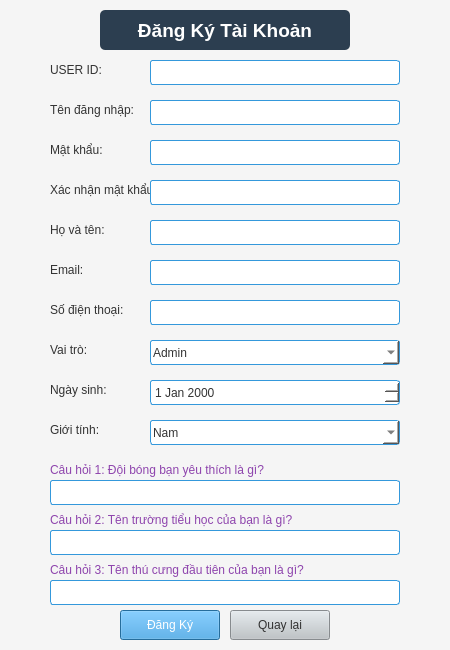
<?xml version="1.0" encoding="UTF-8"?>
<ui version="4.0">
 <class>RegisterForm</class>
 <widget class="QWidget" name="RegisterForm">
  <property name="geometry">
   <rect>
    <x>0</x>
    <y>0</y>
    <width>450</width>
    <height>650</height>
   </rect>
  </property>
  <property name="windowTitle">
   <string>Đăng Ký Tài Khoản</string>
  </property>
  <property name="styleSheet">
   <string>background-color: #F5F5F5;</string>
  </property>
  <!-- Tiêu đề -->
  <widget class="QLabel" name="label_title">
   <property name="geometry">
    <rect>
     <x>100</x>
     <y>10</y>
     <width>250</width>
     <height>40</height>
    </rect>
   </property>
   <property name="text">
    <string>Đăng Ký Tài Khoản</string>
   </property>
   <property name="alignment">
    <set>Qt::AlignCenter</set>
   </property>
   <property name="font">
    <font>
     <pointsize>14</pointsize>
     <weight>75</weight>
     <bold>true</bold>
    </font>
   </property>
   <property name="styleSheet">
    <string>background-color: #2C3E50; color: white; border-radius: 5px;</string>
   </property>
  </widget>
  <!-- USER ID -->
  <widget class="QLabel" name="label">
   <property name="geometry">
    <rect>
     <x>50</x>
     <y>60</y>
     <width>100</width>
     <height>20</height>
    </rect>
   </property>
   <property name="text">
    <string>USER ID:</string>
   </property>
   <property name="styleSheet">
    <string>color: #333333;</string>
   </property>
  </widget>
  <widget class="QLineEdit" name="txtid">
   <property name="geometry">
    <rect>
     <x>150</x>
     <y>60</y>
     <width>250</width>
     <height>25</height>
    </rect>
   </property>
   <property name="styleSheet">
    <string>background-color: #FFFFFF; border: 1px solid #3498DB; border-radius: 3px; padding: 2px; color: #333333;</string>
   </property>
  </widget>
  <!-- Tên đăng nhập -->
  <widget class="QLabel" name="label_username">
   <property name="geometry">
    <rect>
     <x>50</x>
     <y>100</y>
     <width>100</width>
     <height>20</height>
    </rect>
   </property>
   <property name="text">
    <string>Tên đăng nhập:</string>
   </property>
   <property name="styleSheet">
    <string>color: #333333;</string>
   </property>
  </widget>
  <widget class="QLineEdit" name="txtusername">
   <property name="geometry">
    <rect>
     <x>150</x>
     <y>100</y>
     <width>250</width>
     <height>25</height>
    </rect>
   </property>
   <property name="styleSheet">
    <string>background-color: #FFFFFF; border: 1px solid #3498DB; border-radius: 3px; padding: 2px; color: #333333;</string>
   </property>
  </widget>
  <!-- Mật khẩu -->
  <widget class="QLabel" name="label_password">
   <property name="geometry">
    <rect>
     <x>50</x>
     <y>140</y>
     <width>100</width>
     <height>20</height>
    </rect>
   </property>
   <property name="text">
    <string>Mật khẩu:</string>
   </property>
   <property name="styleSheet">
    <string>color: #333333;</string>
   </property>
  </widget>
  <widget class="QLineEdit" name="txtmk">
   <property name="geometry">
    <rect>
     <x>150</x>
     <y>140</y>
     <width>250</width>
     <height>25</height>
    </rect>
   </property>
   <property name="echoMode">
    <enum>QLineEdit::Password</enum>
   </property>
   <property name="styleSheet">
    <string>background-color: #FFFFFF; border: 1px solid #3498DB; border-radius: 3px; padding: 2px; color: #333333;</string>
   </property>
  </widget>
  <!-- Xác nhận mật khẩu -->
  <widget class="QLabel" name="label_confirm_password">
   <property name="geometry">
    <rect>
     <x>50</x>
     <y>180</y>
     <width>100</width>
     <height>20</height>
    </rect>
   </property>
   <property name="text">
    <string>Xác nhận mật khẩu:</string>
   </property>
   <property name="styleSheet">
    <string>color: #333333;</string>
   </property>
  </widget>
  <widget class="QLineEdit" name="txtxnmk">
   <property name="geometry">
    <rect>
     <x>150</x>
     <y>180</y>
     <width>250</width>
     <height>25</height>
    </rect>
   </property>
   <property name="echoMode">
    <enum>QLineEdit::Password</enum>
   </property>
   <property name="styleSheet">
    <string>background-color: #FFFFFF; border: 1px solid #3498DB; border-radius: 3px; padding: 2px; color: #333333;</string>
   </property>
  </widget>
  <!-- Họ và tên -->
  <widget class="QLabel" name="label_fullname">
   <property name="geometry">
    <rect>
     <x>50</x>
     <y>220</y>
     <width>100</width>
     <height>20</height>
    </rect>
   </property>
   <property name="text">
    <string>Họ và tên:</string>
   </property>
   <property name="styleSheet">
    <string>color: #333333;</string>
   </property>
  </widget>
  <widget class="QLineEdit" name="txthoten">
   <property name="geometry">
    <rect>
     <x>150</x>
     <y>220</y>
     <width>250</width>
     <height>25</height>
    </rect>
   </property>
   <property name="styleSheet">
    <string>background-color: #FFFFFF; border: 1px solid #3498DB; border-radius: 3px; padding: 2px; color: #333333;</string>
   </property>
  </widget>
  <!-- Email -->
  <widget class="QLabel" name="label_email">
   <property name="geometry">
    <rect>
     <x>50</x>
     <y>260</y>
     <width>100</width>
     <height>20</height>
    </rect>
   </property>
   <property name="text">
    <string>Email:</string>
   </property>
   <property name="styleSheet">
    <string>color: #333333;</string>
   </property>
  </widget>
  <widget class="QLineEdit" name="txtemail">
   <property name="geometry">
    <rect>
     <x>150</x>
     <y>260</y>
     <width>250</width>
     <height>25</height>
    </rect>
   </property>
   <property name="styleSheet">
    <string>background-color: #FFFFFF; border: 1px solid #3498DB; border-radius: 3px; padding: 2px; color: #333333;</string>
   </property>
  </widget>
  <!-- Số điện thoại -->
  <widget class="QLabel" name="label_phone">
   <property name="geometry">
    <rect>
     <x>50</x>
     <y>300</y>
     <width>100</width>
     <height>20</height>
    </rect>
   </property>
   <property name="text">
    <string>Số điện thoại:</string>
   </property>
   <property name="styleSheet">
    <string>color: #333333;</string>
   </property>
  </widget>
  <widget class="QLineEdit" name="txtsdt">
   <property name="geometry">
    <rect>
     <x>150</x>
     <y>300</y>
     <width>250</width>
     <height>25</height>
    </rect>
   </property>
   <property name="styleSheet">
    <string>background-color: #FFFFFF; border: 1px solid #3498DB; border-radius: 3px; padding: 2px; color: #333333;</string>
   </property>
  </widget>
  <!-- Vai trò -->
  <widget class="QLabel" name="label_role">
   <property name="geometry">
    <rect>
     <x>50</x>
     <y>340</y>
     <width>100</width>
     <height>20</height>
    </rect>
   </property>
   <property name="text">
    <string>Vai trò:</string>
   </property>
   <property name="styleSheet">
    <string>color: #333333;</string>
   </property>
  </widget>
  <widget class="QComboBox" name="cbrole">
   <property name="geometry">
    <rect>
     <x>150</x>
     <y>340</y>
     <width>250</width>
     <height>25</height>
    </rect>
   </property>
   <property name="styleSheet">
    <string>background-color: #FFFFFF; border: 1px solid #3498DB; border-radius: 3px; padding: 2px; color: #333333;</string>
   </property>
   <item>
    <property name="text">
     <string>Admin</string>
    </property>
   </item>
   <item>
    <property name="text">
     <string>Nhân viên văn thư</string>
    </property>
   </item>
   <item>
    <property name="text">
     <string>Lãnh đạo</string>
    </property>
   </item>
  </widget>
  <!-- Ngày sinh -->
  <widget class="QLabel" name="label_3">
   <property name="geometry">
    <rect>
     <x>50</x>
     <y>380</y>
     <width>100</width>
     <height>20</height>
    </rect>
   </property>
   <property name="text">
    <string>Ngày sinh:</string>
   </property>
   <property name="styleSheet">
    <string>color: #333333;</string>
   </property>
  </widget>
  <widget class="QDateEdit" name="dateEdit">
   <property name="geometry">
    <rect>
     <x>150</x>
     <y>380</y>
     <width>250</width>
     <height>25</height>
    </rect>
   </property>
   <property name="styleSheet">
    <string>background-color: #FFFFFF; border: 1px solid #3498DB; border-radius: 3px; padding: 2px; color: #333333;</string>
   </property>
  </widget>
  <!-- Giới tính -->
  <widget class="QLabel" name="label_2">
   <property name="geometry">
    <rect>
     <x>50</x>
     <y>420</y>
     <width>100</width>
     <height>20</height>
    </rect>
   </property>
   <property name="text">
    <string>Giới tính:</string>
   </property>
   <property name="styleSheet">
    <string>color: #333333;</string>
   </property>
  </widget>
  <widget class="QComboBox" name="cbgioitinh">
   <property name="geometry">
    <rect>
     <x>150</x>
     <y>420</y>
     <width>250</width>
     <height>25</height>
    </rect>
   </property>
   <property name="styleSheet">
    <string>background-color: #FFFFFF; border: 1px solid #3498DB; border-radius: 3px; padding: 2px; color: #333333;</string>
   </property>
   <item>
    <property name="text">
     <string>Nam</string>
    </property>
   </item>
   <item>
    <property name="text">
     <string>Nữ</string>
    </property>
   </item>
  </widget>
  <!-- Câu hỏi bảo mật -->
  <widget class="QLabel" name="label_cauhoi1">
   <property name="geometry">
    <rect>
     <x>50</x>
     <y>460</y>
     <width>350</width>
     <height>20</height>
    </rect>
   </property>
   <property name="text">
    <string>Câu hỏi 1: Đội bóng bạn yêu thích là gì?</string>
   </property>
   <property name="styleSheet">
    <string>color: #8E44AD;</string>
   </property>
  </widget>
  <widget class="QLineEdit" name="txtcau1">
   <property name="geometry">
    <rect>
     <x>50</x>
     <y>480</y>
     <width>350</width>
     <height>25</height>
    </rect>
   </property>
   <property name="styleSheet">
    <string>background-color: #FFFFFF; border: 1px solid #3498DB; border-radius: 3px; padding: 2px; color: #333333;</string>
   </property>
  </widget>
  <widget class="QLabel" name="label_cauhoi2">
   <property name="geometry">
    <rect>
     <x>50</x>
     <y>510</y>
     <width>350</width>
     <height>20</height>
    </rect>
   </property>
   <property name="text">
    <string>Câu hỏi 2: Tên trường tiểu học của bạn là gì?</string>
   </property>
   <property name="styleSheet">
    <string>color: #8E44AD;</string>
   </property>
  </widget>
  <widget class="QLineEdit" name="txtcau2">
   <property name="geometry">
    <rect>
     <x>50</x>
     <y>530</y>
     <width>350</width>
     <height>25</height>
    </rect>
   </property>
   <property name="styleSheet">
    <string>background-color: #FFFFFF; border: 1px solid #3498DB; border-radius: 3px; padding: 2px; color: #333333;</string>
   </property>
  </widget>
  <widget class="QLabel" name="label_cauhoi3">
   <property name="geometry">
    <rect>
     <x>50</x>
     <y>560</y>
     <width>350</width>
     <height>20</height>
    </rect>
   </property>
   <property name="text">
    <string>Câu hỏi 3: Tên thú cưng đầu tiên của bạn là gì?</string>
   </property>
   <property name="styleSheet">
    <string>color: #8E44AD;</string>
   </property>
  </widget>
  <widget class="QLineEdit" name="txtcau3">
   <property name="geometry">
    <rect>
     <x>50</x>
     <y>580</y>
     <width>350</width>
     <height>25</height>
    </rect>
   </property>
   <property name="styleSheet">
    <string>background-color: #FFFFFF; border: 1px solid #3498DB; border-radius: 3px; padding: 2px; color: #333333;</string>
   </property>
  </widget>
  <!-- Nút bấm -->
  <widget class="QPushButton" name="btndangki">
   <property name="geometry">
    <rect>
     <x>120</x>
     <y>610</y>
     <width>100</width>
     <height>30</height>
    </rect>
   </property>
   <property name="text">
    <string>Đăng Ký</string>
   </property>
   <property name="styleSheet">
    <string>background-color: #3498DB; color: white;</string>
   </property>
  </widget>
  <widget class="QPushButton" name="btnquaylai">
   <property name="geometry">
    <rect>
     <x>230</x>
     <y>610</y>
     <width>100</width>
     <height>30</height>
    </rect>
   </property>
   <property name="text">
    <string>Quay lại</string>
   </property>
   <property name="styleSheet">
    <string>background-color: #BDC3C7; color: #333333;</string>
   </property>
  </widget>
 </widget>
 <resources/>
 <connections/>
</ui>
